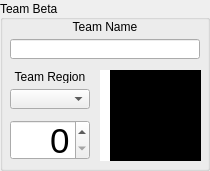
       <widget class="QGroupBox" name="TeamBetaGroupBox">
        <property name="sizePolicy">
         <sizepolicy hsizetype="Fixed" vsizetype="Fixed">
          <horstretch>0</horstretch>
          <verstretch>0</verstretch>
         </sizepolicy>
        </property>
        <property name="minimumSize">
         <size>
          <width>210</width>
          <height>171</height>
         </size>
        </property>
        <property name="maximumSize">
         <size>
          <width>210</width>
          <height>171</height>
         </size>
        </property>
        <property name="statusTip">
         <string/>
        </property>
        <property name="layoutDirection">
         <enum>Qt::LeftToRight</enum>
        </property>
        <property name="title">
         <string>Team Beta</string>
        </property>
        <property name="alignment">
         <set>Qt::AlignLeading|Qt::AlignLeft|Qt::AlignVCenter</set>
        </property>
        <widget class="QLabel" name="Team2Logo">
         <property name="geometry">
          <rect>
           <x>110</x>
           <y>70</y>
           <width>91</width>
           <height>91</height>
          </rect>
         </property>
         <property name="layoutDirection">
          <enum>Qt::LeftToRight</enum>
         </property>
         <property name="styleSheet">
          <string notr="true">background-color: rgb(0, 0, 0);</string>
         </property>
         <property name="text">
          <string>Team Logo</string>
         </property>
         <property name="alignment">
          <set>Qt::AlignCenter</set>
         </property>
        </widget>
        <widget class="QLabel" name="Team2Color">
         <property name="geometry">
          <rect>
           <x>100</x>
           <y>70</y>
           <width>16</width>
           <height>91</height>
          </rect>
         </property>
         <property name="layoutDirection">
          <enum>Qt::LeftToRight</enum>
         </property>
         <property name="styleSheet">
          <string notr="true">background-color: rgb(255, 255, 255);</string>
         </property>
         <property name="text">
          <string/>
         </property>
         <property name="alignment">
          <set>Qt::AlignCenter</set>
         </property>
        </widget>
        <widget class="QWidget" name="layoutWidget_2">
         <property name="geometry">
          <rect>
           <x>10</x>
           <y>70</y>
           <width>82</width>
           <height>41</height>
          </rect>
         </property>
         <layout class="QVBoxLayout" name="verticalLayout_5">
          <item>
           <widget class="QLabel" name="Team2RegionLabel">
            <property name="sizePolicy">
             <sizepolicy hsizetype="Fixed" vsizetype="Fixed">
              <horstretch>0</horstretch>
              <verstretch>0</verstretch>
             </sizepolicy>
            </property>
            <property name="minimumSize">
             <size>
              <width>80</width>
              <height>13</height>
             </size>
            </property>
            <property name="maximumSize">
             <size>
              <width>80</width>
              <height>13</height>
             </size>
            </property>
            <property name="text">
             <string>Team Region</string>
            </property>
            <property name="alignment">
             <set>Qt::AlignCenter</set>
            </property>
           </widget>
          </item>
          <item>
           <widget class="QComboBox" name="Team2RegionCombo">
            <property name="sizePolicy">
             <sizepolicy hsizetype="Fixed" vsizetype="Fixed">
              <horstretch>0</horstretch>
              <verstretch>0</verstretch>
             </sizepolicy>
            </property>
            <property name="minimumSize">
             <size>
              <width>80</width>
              <height>20</height>
             </size>
            </property>
            <property name="maximumSize">
             <size>
              <width>80</width>
              <height>20</height>
             </size>
            </property>
            <property name="layoutDirection">
             <enum>Qt::LeftToRight</enum>
            </property>
           </widget>
          </item>
         </layout>
        </widget>
        <widget class="QSpinBox" name="Team2Score">
         <property name="geometry">
          <rect>
           <x>10</x>
           <y>120</y>
           <width>80</width>
           <height>40</height>
          </rect>
         </property>
         <property name="sizePolicy">
          <sizepolicy hsizetype="Fixed" vsizetype="Fixed">
           <horstretch>0</horstretch>
           <verstretch>0</verstretch>
          </sizepolicy>
         </property>
         <property name="minimumSize">
          <size>
           <width>80</width>
           <height>40</height>
          </size>
         </property>
         <property name="maximumSize">
          <size>
           <width>80</width>
           <height>40</height>
          </size>
         </property>
         <property name="font">
          <font>
           <pointsize>26</pointsize>
          </font>
         </property>
         <property name="layoutDirection">
          <enum>Qt::LeftToRight</enum>
         </property>
         <property name="wrapping">
          <bool>false</bool>
         </property>
         <property name="alignment">
          <set>Qt::AlignRight|Qt::AlignTrailing|Qt::AlignVCenter</set>
         </property>
         <property name="maximum">
          <number>9999</number>
         </property>
        </widget>
        <widget class="QWidget" name="layoutWidget">
         <property name="geometry">
          <rect>
           <x>10</x>
           <y>20</y>
           <width>192</width>
           <height>41</height>
          </rect>
         </property>
         <layout class="QVBoxLayout" name="verticalLayout_4">
          <item>
           <widget class="QLabel" name="Team2NameLabel">
            <property name="sizePolicy">
             <sizepolicy hsizetype="Fixed" vsizetype="Fixed">
              <horstretch>0</horstretch>
              <verstretch>0</verstretch>
             </sizepolicy>
            </property>
            <property name="minimumSize">
             <size>
              <width>190</width>
              <height>13</height>
             </size>
            </property>
            <property name="maximumSize">
             <size>
              <width>190</width>
              <height>13</height>
             </size>
            </property>
            <property name="text">
             <string>Team Name</string>
            </property>
            <property name="alignment">
             <set>Qt::AlignCenter</set>
            </property>
           </widget>
          </item>
          <item>
           <widget class="QLineEdit" name="Team2NameEdit">
            <property name="sizePolicy">
             <sizepolicy hsizetype="Fixed" vsizetype="Fixed">
              <horstretch>0</horstretch>
              <verstretch>0</verstretch>
             </sizepolicy>
            </property>
            <property name="minimumSize">
             <size>
              <width>190</width>
              <height>20</height>
             </size>
            </property>
            <property name="maximumSize">
             <size>
              <width>190</width>
              <height>20</height>
             </size>
            </property>
           </widget>
          </item>
         </layout>
        </widget>
        <zorder>Team2Color</zorder>
        <zorder>layoutWidget_2</zorder>
        <zorder>Team2Score</zorder>
        <zorder>layoutWidget</zorder>
        <zorder>Team2Logo</zorder>
       </widget>
